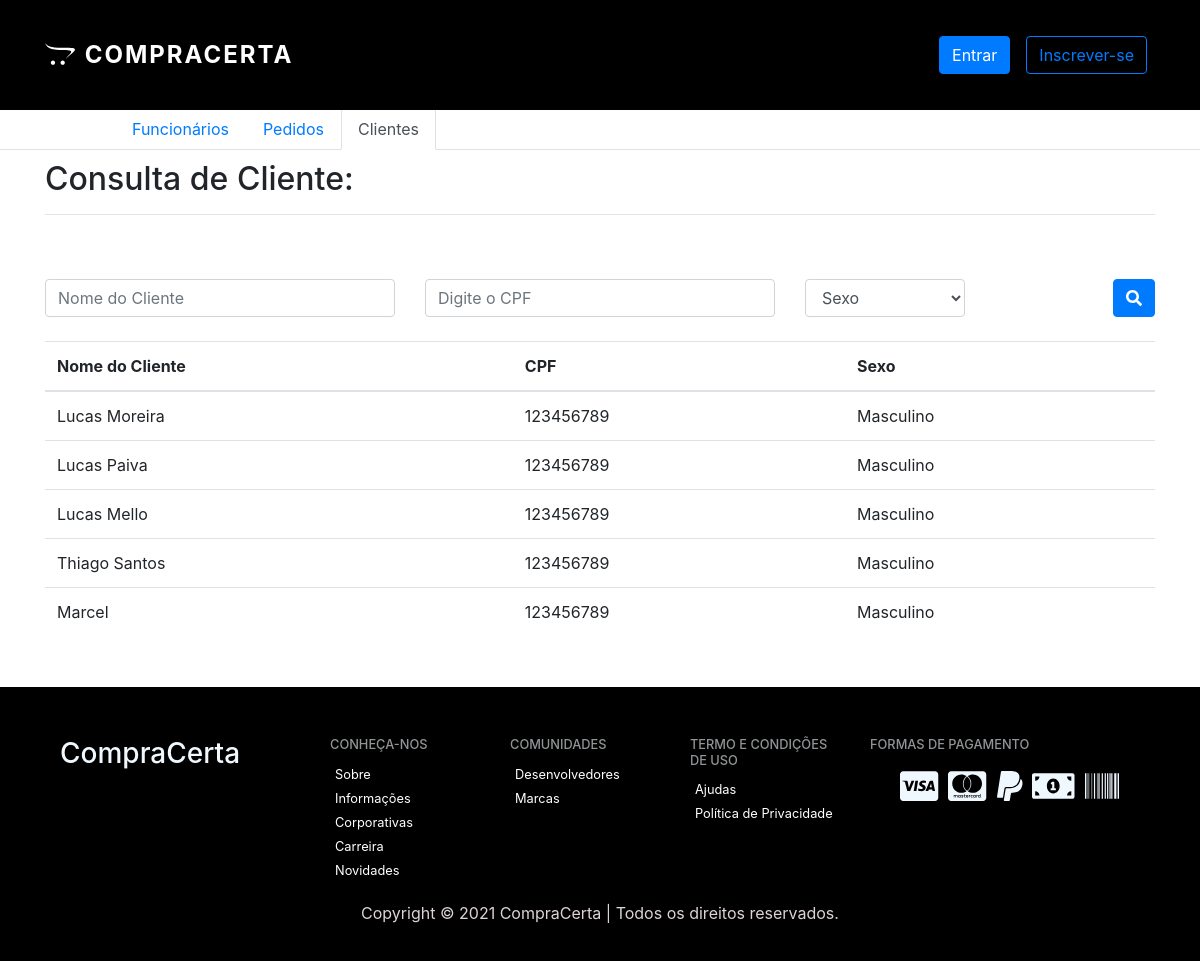
Page /Views/admin-gerente/cliente-consulta.php on the committed database.
### tables this page shows
CREATE TABLE `usuarios` (
  `nomeUsuario` varchar(100) NOT NULL,
  `emailUsuario` varchar(100) NOT NULL,
  `senhaUsuario` varchar(8) NOT NULL,
  `cpfUsuario` int(11) NOT NULL,
  `dataUsuario` date NOT NULL,
  `dddUsuario` int(2) DEFAULT NULL,
  `telefoneUsuario` int(8) DEFAULT NULL,
  `sexoUsuario` tinyint(1) NOT NULL,
  `ruaUsuario` varchar(100) NOT NULL,
  `numeroRuaUsuario` int(4) NOT NULL,
  `cidadeUsuario` varchar(100) NOT NULL,
  `estadoUsuario` varchar(2) NOT NULL,
  `cepUsuario` int(8) NOT NULL,
  `bairroUsuario` varchar(100) NOT NULL,
  `complementoUsuario` varchar(15) DEFAULT NULL,
  `idUsuario` int(11) NOT NULL
);

### Models/Cliente_Service.php (called while the page is built, shortened)
<?php
class ClienteService{
	public function getClientes() {
		try {
		  $conexao =Conexao::conectar();
		  $sql = "SELECT * FROM usuarios";
		  $stmt = $conexao -> prepare($sql);
		  $stmt -> execute();
		  $clientes = array();
		  while ($data = $stmt->fetch()) {
			$cliente = new ClienteModel($data['idUsuario'], $data['nomeUsuario'], $data['cpfUsuario'], $data['emailUsuario'], $data['senhaUsuario'], $data['dataUsuario'], $data['dddUsuario'], $data['telefoneUsuario'], $data["sexoUsuario"], $data['ruaUsuario'], $data['numeroRuaUsuario'], $data['cidadeUsuario'], $data['estadoUsuario'], $data['cepUsuario'], $data['bairroUsuario'], $data['complementoUsuario']);
			$cliente->setIdUsuario($data["idUsuario"]);
			$cliente->setNomeUsuario($data["nomeUsuario"]);
			$cliente->setCpfUsuario($data["cpfUsuario"]);
			$cliente->setSexoUsuario($data["sexoUsuario"]);
			array_push($clientes, $cliente);
		  }
		  return $clientes;
		} catch (PDOException $e) {
			echo $e->getMessage();
		}
	  }
}
?>

### Controllers/ClienteController.php (called while the page is built, shortened)
<?php
class ClienteController
{
  public static function getClientes() {
    $clienteService = new ClienteService();
    $allClientes = $clienteService->getClientes();
    return $allClientes;
  }
}
?>

### Models/Cliente_Model.php (called while the page is built, shortened)
<?php
    class ClienteModel{
        private $nomeUsuario;
        private $cpfUsuario;
        private $sexoUsuario;
        public function __construct($idUsuario, $nomeUsuario,$emailUsuario, $senhaUsuario, $cpfUsuario, $aniversarioUsuario, $dddUsuario, $telefoneUsuario, $sexoUsuario, $ruaUsuario, $cidadeUsuario, $estadoUsuario, $cepUsuario, $bairroUsuario, $numeroUsuario, $complementoUsuario) {
            $this->nomeUsuario = $nomeUsuario;
            $this->cpfUsuario = $cpfUsuario;
            $this->sexoUsuario = $sexoUsuario;
        }
        public function getNomeUsuario() {
            return $this->nomeUsuario;
        }
        public function setNomeUsuario($nomeUsuario) {
            $this->nomeUsuario = $nomeUsuario;
        }
        public function getCpfUsuario() {
            return $this->cpfUsuario;
        }
        public function setCpfUsuario($cpfUsuario) {
            $this->cpfUsuario = $cpfUsuario;
        }
        public function getSexoUsuario() {
            return $this->sexoUsuario;
        }
        public function setSexoUsuario($sexoUsuario) {
            $this->sexoUsuario = $sexoUsuario;
        }
    }
?>

### Views/admin-gerente/cliente-consulta.php (the view, shortened to what this page needs)
<?php
require_once "../../Models/Cliente_Model.php";
require_once "../../Models/Cliente_Service.php";
require_once "../../Controllers/ClienteController.php";
$clientes = ClienteController::getClientes();
?>
<!DOCTYPE html>
<html lang="pt-br">
  <head>
    <link rel="stylesheet" href="https://stackpath.bootstrapcdn.com/bootstrap/4.1.3/css/bootstrap.min.css">
    <link rel="stylesheet" href="https://use.fontawesome.com/releases/v5.3.1/css/all.css">
    <link rel="stylesheet" type="text/css" href="../../Assets/css/my-style.css">
		<link rel="stylesheet" href="https://maxcdn.bootstrapcdn.com/bootstrap/4.0.0/css/bootstrap.min.css">
    <header >
    <nav class="navbar navbar-expand-md fixed-top navbar-black">
        <div class="container">
          <a style="color: #fff;
          font-size: 24px;
          text-transform: uppercase;
          text-decoration: none;
          font-weight: 700;
          letter-spacing: 2px;" href="PaginaGerente.php" class="navbar-brand"><i style="margin-right: 2px;" class="fab fa-opencart"></i>
            CompraCerta
          </a>
          <div class="collapse navbar-collapse" id="nav-principal">
            <ul class="navbar-nav ml-auto">
              <?php if (!isset($_SESSION['user'])) { ?>
              <li class="nav-item">
                <a href="login.php" class="nav-link"><Compre Agora type="Compre Agora" class="btn btn-primary">Entrar</Compre Agora></a>
              </li>
              <li class="nav-item">
                <a href="cadastro.php" class="nav-link"><Compre Agora type="Compre Agora" class="btn btn-outline-primary">Inscrever-se</Compre Agora></a>
              </li>
              <?php } ?>
        </div>
    </header>
  </head>
  <body id="page-gerente">
  <section id="cadastro" style="height: 60px;">
    </section>
    <ul style="padding-left: 115px; margin-bottom: 10px; margin-top: -30px;" class="nav nav-tabs">
      <li class="nav-item">
        <a class="nav-link" href="PaginaGerente.php">Funcionários</a>
      </li>
      <li class="nav-item">
        <a class="nav-link " href="pedidos-consulta.php">Pedidos</a>
      </li>
      <li class="nav-item">
        <a class="nav-link active" href="cliente-consulta.php">Clientes</a>
      </li>
    </ul>
    <div class="container">
      <div class="row">
        <div class="col mb-5">
          <h2 >Consulta de Cliente:</h2>
          <hr>
        </div>
      </div>
      <div class="row mb-4">
        <div class="col-md-4">
            <input type="text" class="form-control" placeholder="Nome do Cliente" id="nome-cliente" />
        </div>
        <div class="col-md-4">
          <input type="text" class="form-control" id="cpf-funcionario" \
          pattern="\d{3}\.\d{3}\.\d{3}-\d{2}" \ placeholder="Digite o CPF"/>
        </div>
        <div class="col-md-2">
          <select class="form-control" id="sexo-funcionario">
            <option value="">Sexo</option>
          </select>
        </div>
        <div class="col-md-2 d-flex justify-content-end">
          <button type="button" class="btn btn-primary" onclick="pesquisarDespesa()">
            <i class="fas fa-search"></i>
          </button>
        </div>
      </div>
        <div class="row">
          <div class="col">
            <table class="table" >
              <thead>
                <tr>
                  <th>Nome do Cliente</th>
                  <th>CPF</th>
                  <th>Sexo</th>
                </tr>
              </thead>
              <tbody id="listaDespesas">
              <?php
                  foreach ($clientes as $cliente) {
                    $nomeCliente = $cliente->getNomeUsuario();
                    $cpfCliente = $cliente->getCpfUsuario();
                    $sexoCliente = $cliente->getSexoUsuario();
                    if($sexoCliente == 1){
                      $sexoCliente = "Masculino";
                    } else $sexoCliente = "Feminino";
                  ?>
                    <tr>
                        <td><?= $nomeCliente ?></td>
                        <td><?= $cpfCliente ?></td>
                        <td><?= $sexoCliente ?></td>
                    </tr>
            <?php } ?>
              </tbody>
            </table>
          </div>
        </div>
    </div>
    <footer>
      <div class="container">
        <div class="row col-12">
        <div class="col-3">
          <h3 style="color: aliceblue;">CompraCerta</h3>
        </div>
        <div class="col-2">
         <h4>Conheça-nos</h4>
         <ul class="navbar-nav">
           <li><a href="">Sobre</a></li>
           <li><a href="">Informações Corporativas</a></li>
           <li><a href="">Carreira</a></li>
           <li><a href="">Novidades</a></li>
         </ul>
        </div>
        <div class="col-2">
          <h4>COMUNIDADES</h4>
         <ul class="navbar-nav">
           <li><a href="">Desenvolvedores</a></li>
           <li><a href="">Marcas</a></li>
         </ul>
        </div>
        <div class="col-2">
          <h4>Termo e condições de uso</h4>
         <ul class="navbar-nav">
           <li><a href="">Ajudas</a></li>
           <li><a href="">Política de Privacidade</a></li>
         </ul>
        </div>
        <div class="col-3">
          <h4>Formas de Pagamento</h4>
          <ul class="row">
          <li style="color: aliceblue; font-size: 34px;"><i class="fab fa-cc-visa"></i></li>
          <li style="color: aliceblue; font-size: 34px;"><i class="fab fa-cc-mastercard"></i></li>
          <li style="color: aliceblue; font-size: 34px;"><i class="fab fa-paypal"></i></li>
          <li style="color: aliceblue; font-size: 34px;"><i class="fas fa-money-bill-alt"></i></li>
          <li style="color: aliceblue; font-size: 34px;"><i class="fas fa-barcode"></i></li>
          </ul>
        </div>
        </div>
      </div>
      <div class="" style="text-align: center; margin-top: 20px; color: rgb(221, 212, 212);">
      <p>Copyright &copy; 2021 CompraCerta | Todos os direitos reservados.</p>
      </div>
      </footer>
  </body>
</html>

### Assets/css/my-style.css (style rules this page uses)
.navbar { background: black; height: 110px; }
footer { margin-top: 35px; background: black; padding: 50px 0px 20px 0px; position: relative; }
footer h4 { color: #919496; font-size: 0.8em; text-transform: uppercase; }
footer .navbar-nav a { color: white; font-size: 0.8em; }
footer ul { list-style: none; }
footer ul li { float: right; margin: 0 5px; }
table { margin-bottom: 50px; }

### rows in the picture
usuarios: nomeUsuario "Lucas Moreira", cpfUsuario "123456789", sexoUsuario "Masculino"
usuarios: nomeUsuario "Lucas Paiva", cpfUsuario "123456789", sexoUsuario "Masculino"
usuarios: nomeUsuario "Lucas Mello", cpfUsuario "123456789", sexoUsuario "Masculino"
usuarios: nomeUsuario "Thiago Santos", cpfUsuario "123456789", sexoUsuario "Masculino"
usuarios: nomeUsuario "Marcel", cpfUsuario "123456789", sexoUsuario "Masculino"
